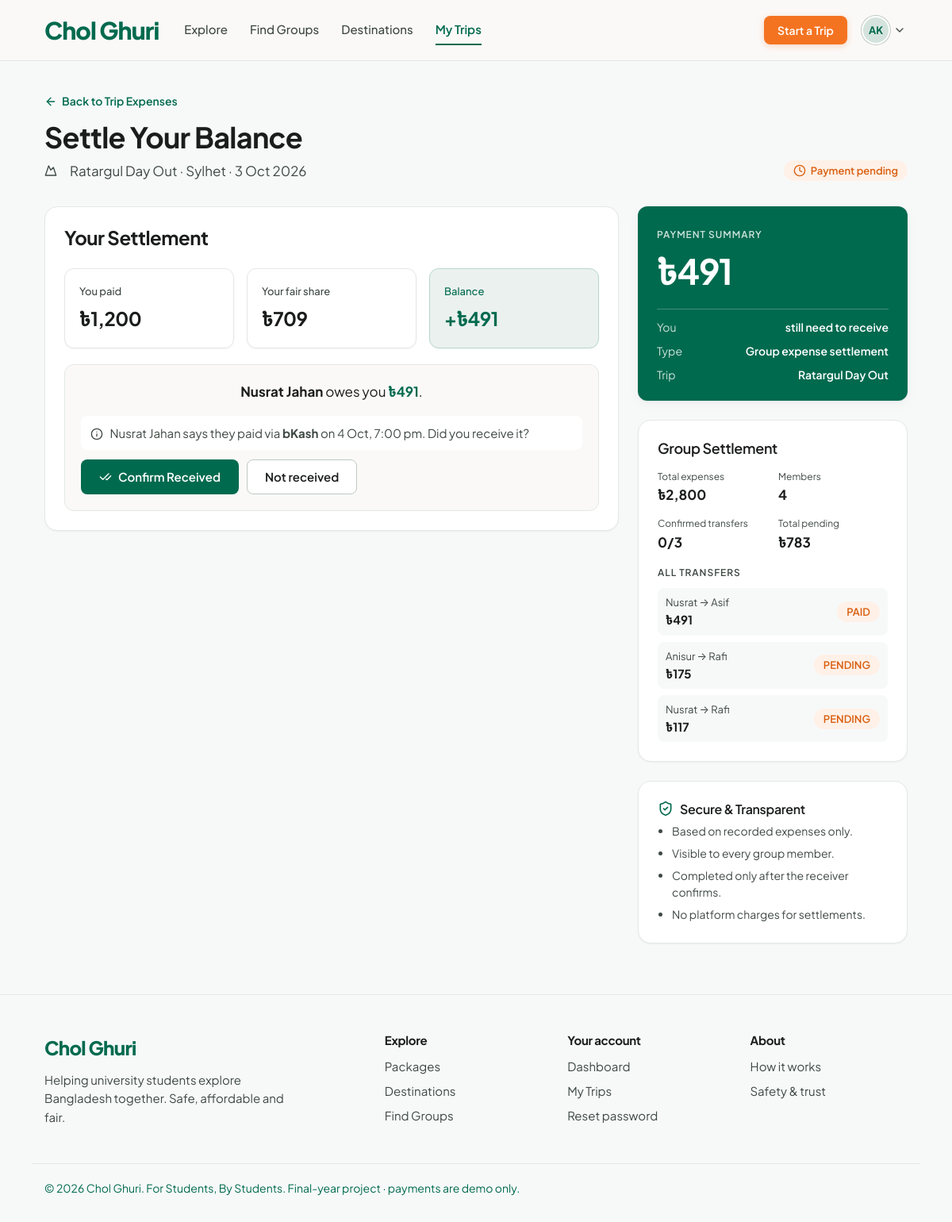
Page /settle.php?group=7 (signed in) on the committed database.
### tables this page shows
CREATE TABLE users (
    id                     INT AUTO_INCREMENT PRIMARY KEY,
    university_id          INT          NULL,              
    full_name              VARCHAR(100) NOT NULL,
    email                  VARCHAR(150) NOT NULL UNIQUE,
    password_hash          VARCHAR(255) NOT NULL,
    role                   ENUM('student','admin') NOT NULL DEFAULT 'student',
    email_verified_at      DATETIME NULL,                  
    verify_token_hash      CHAR(64) NULL,
    verify_token_expires   DATETIME NULL,
    verify_sent_at         DATETIME NULL,
    reset_token_hash       CHAR(64) NULL,
    reset_token_expires    DATETIME NULL,
    remember_token_hash    CHAR(64) NULL,
    remember_token_expires DATETIME NULL,
    is_blocked             TINYINT(1) NOT NULL DEFAULT 0,
    last_login_at          DATETIME NULL,
    created_at             TIMESTAMP NOT NULL DEFAULT CURRENT_TIMESTAMP,

    INDEX (verify_token_hash),
    INDEX (reset_token_hash),
    INDEX (remember_token_hash),
    FOREIGN KEY (university_id) REFERENCES universities(id) ON DELETE SET NULL
);

CREATE TABLE travel_groups (
    id               INT AUTO_INCREMENT PRIMARY KEY,
    package_id       INT          NOT NULL,
    creator_id       INT          NOT NULL,
    title            VARCHAR(150) NOT NULL,
    description      TEXT         NULL,
    start_date       DATE         NOT NULL,
    end_date         DATE         NOT NULL,
    min_members      TINYINT      NOT NULL DEFAULT 2,      
    max_members      TINYINT      NOT NULL,                
    budget_max       DECIMAL(10,2) NULL,
    cost_sharing     ENUM('equal','custom') NOT NULL DEFAULT 'equal',
    university_only  TINYINT(1)   NOT NULL DEFAULT 0,
    gender_rule      ENUM('any','female_only','male_only') NOT NULL DEFAULT 'any',
    status           ENUM('forming','full','confirmed','completed','cancelled') NOT NULL DEFAULT 'forming',
    confirmed_at     DATETIME     NULL,
    completed_at     DATETIME     NULL,
    created_at       TIMESTAMP    NOT NULL DEFAULT CURRENT_TIMESTAMP,

    INDEX (status, start_date),
    FOREIGN KEY (package_id) REFERENCES packages(id),
    FOREIGN KEY (creator_id) REFERENCES users(id) ON DELETE CASCADE,
    CHECK (end_date >= start_date),
    CHECK (min_members >= 1 AND min_members <= max_members)
);

CREATE TABLE destinations (
    id           INT AUTO_INCREMENT PRIMARY KEY,
    name         VARCHAR(100) NOT NULL,
    region       VARCHAR(100) NULL,
    label        VARCHAR(40)  NULL,                   
    description  TEXT         NULL,
    image        VARCHAR(255) NULL,
    is_featured  TINYINT(1)   NOT NULL DEFAULT 0
);

CREATE TABLE settlements (
    id              INT AUTO_INCREMENT PRIMARY KEY,
    group_id        INT           NOT NULL,
    from_user_id    INT           NOT NULL,
    to_user_id      INT           NOT NULL,
    amount          DECIMAL(10,2) NOT NULL,
    status          ENUM('pending','paid','confirmed') NOT NULL DEFAULT 'pending',
    payment_method  ENUM('bkash','nagad','card','cash') NULL,   
    paid_at         DATETIME      NULL,
    confirmed_at    DATETIME      NULL,
    created_at      TIMESTAMP     NOT NULL DEFAULT CURRENT_TIMESTAMP,

    INDEX (group_id, status),
    FOREIGN KEY (group_id)     REFERENCES travel_groups(id) ON DELETE CASCADE,
    FOREIGN KEY (from_user_id) REFERENCES users(id),
    FOREIGN KEY (to_user_id)   REFERENCES users(id),
    CHECK (amount > 0),
    CHECK (from_user_id <> to_user_id)
);

### settle.php (the view, shortened to what the rows shown need)
<?php
$me = require_login();
$groupId = int_param($_GET, 'group');
$group   = get_group($groupId);
$balances  = group_balances($groupId);
$mine      = $balances[(int) $me['id']] ?? ['paid' => 0, 'owed' => 0, 'net' => 0, 'remaining' => 0];
$transfers = group_settlements($groupId);
$myOut = array_filter($transfers, fn($t) => (int) $t['from_user_id'] === (int) $me['id']);
$myIn  = array_filter($transfers, fn($t) => (int) $t['to_user_id'] === (int) $me['id']);
$canAct = $group['status'] === 'confirmed';
$openIn  = array_sum(array_map(fn($t) => $t['status'] === 'confirmed' ? 0 : $t['amount'], $myIn));
$openOut = array_sum(array_map(fn($t) => $t['status'] === 'confirmed' ? 0 : $t['amount'], $myOut));
$myOpen  = $openIn - $openOut;
require_once __DIR__ . '/includes/header.php';
?>
<div class="container">
    <div class="page-head page-head-row">
        <div>
            <h1>Settle Your Balance</h1>
            <p class="meta"><?= icon('mountain', 'icon-sm') ?> <?= e($group['title']) ?> &middot; <?= e($group['destination_name']) ?> &middot; <?= e(date_range($group['start_date'], $group['end_date'])) ?></p>
        </div>
    </div>
    <div class="layout-sidebar">
        <div>
            <section class="card">
                <h2 class="card-section-title">Your Settlement</h2>
                <div class="stat-grid stat-grid-3">
                    <div class="stat"><span>You paid</span><strong><?= money($mine['paid']) ?></strong></div>
                    <div class="stat"><span>Your fair share</span><strong><?= money($mine['owed']) ?></strong></div>
                    <div class="stat stat-highlight <?= $mine['net'] < 0 ? 'is-negative' : '' ?>"><span>Balance</span><strong><?= $mine['net'] > 0 ? '+' : '' ?><?= money($mine['net']) ?></strong></div>
                </div>
                <?php foreach ($myIn as $t): ?>
                    <div class="settle-item">
                        <p class="settle-headline"><strong><?= e($t['from_name']) ?></strong> owes you <strong class="text-primary"><?= money($t['amount']) ?></strong>.</p>
                        <?php if ($t['status'] === 'pending'): ?>
                            <p class="settle-state"><?= icon('clock', 'icon-sm') ?> Waiting for <?= e($t['from_name']) ?> to pay and mark it as paid.</p>
                        <?php elseif ($t['status'] === 'paid'): ?>
                            <p class="settle-state"><?= icon('info', 'icon-sm') ?> <?= e($t['from_name']) ?> says they paid via <strong><?= e(PAYMENT_METHOD_LABELS[$t['payment_method']] ?? '') ?></strong> on <?= date('j M, g:i a', strtotime($t['paid_at'])) ?>. Did you receive it?</p>
                            <?php if ($canAct): ?>
                                <div class="btn-row">
                                    <form method="post"><?= csrf_field() ?><input type="hidden" name="action" value="confirm"><input type="hidden" name="settlement_id" value="<?= $t['id'] ?>">
                                        <button class="btn btn-primary" type="submit"><?= icon('check-check', 'icon-sm') ?> Confirm Received</button></form>
                                    <form method="post" data-confirm="Mark as NOT received? The transfer goes back to pending.">
                                        <button class="btn btn-light" type="submit">Not received</button></form>
                                </div>
                            <?php endif; ?>
                        <?php else: ?>
                            <p class="settle-state ok"><?= icon('circle-check', 'icon-sm') ?> Received and confirmed.</p>
                        <?php endif; ?>
                    </div>
                <?php endforeach; ?>
            </section>
        </div>
        <aside>
            <section class="summary-green">
                <span class="section-label">Payment summary</span>
                <strong class="summary-amount"><?= money(abs($myOpen)) ?></strong>
                <dl>
                    <div><dt>You</dt><dd><?= $myOpen < 0 ? 'still need to pay' : ($myOpen > 0 ? 'still need to receive' : 'are fully settled') ?></dd></div>
                    <div><dt>Type</dt><dd>Group expense settlement</dd></div>
                    <div><dt>Trip</dt><dd><?= e($group['title']) ?></dd></div>
                </dl>
            </section>
            <section class="card">
                <h2 class="card-title">Group Settlement</h2>
                <?php foreach ($transfers as $t): ?>
                    <div class="mini-transfer">
                        <span><?= e(explode(' ', $t['from_name'])[0]) ?> &rarr; <?= e(explode(' ', $t['to_name'])[0]) ?><strong><?= money($t['amount']) ?></strong></span>
                        <span class="badge <?= $t['status'] === 'confirmed' ? '' : 'badge-accent' ?>"><?= e(strtoupper($t['status'])) ?></span>
                    </div>
                <?php endforeach; ?>
            </section>
        </aside>
    </div>
</div>
<?php require_once __DIR__ . '/includes/footer.php'; ?>

### includes/functions.php (shortened to what the rows shown need)
<?php
function e(?string $text): string
{
    return htmlspecialchars($text ?? '', ENT_QUOTES, 'UTF-8');
}
function money(float|int|string|null $amount): string
{
    $value = round((float) $amount);
    return ($value < 0 ? '-' : '') . '৳' . number_format(abs($value));
}
function int_param(array $source, string $key): int
{
    return isset($source[$key]) && is_numeric($source[$key]) ? (int) $source[$key] : 0;
}
function date_range(string $start, string $end): string
{
    $s = strtotime($start);
    $f = strtotime($end);
    if ($start === $end) {
        return date('j M Y', $s);
    }
    return date('j M', $s) . ' – ' . date('j M Y', $f);
}
function icon(string $name, string $class = ''): string
{
    static $cache = [];
    if (!isset($cache[$name])) {
        $file = __DIR__ . '/../assets/icons/' . basename($name) . '.svg';
        $svg  = is_file($file) ? file_get_contents($file) : '';
        $svg  = trim(preg_replace('//s', '', $svg));
        $svg  = preg_replace_callback('/^<svg[^>]*>/', function ($m) {
            return preg_replace('/\s(width|height|class)="[^"]*"/', '', $m[0]);
        }, $svg);
        $cache[$name] = $svg;
    }
    $classes = trim('icon ' . $class);
    return str_replace('<svg', '<svg class="' . e($classes) . '" aria-hidden="true"', $cache[$name]);
}
function initials(string $name): string
{
    $parts = preg_split('/\s+/', trim($name));
    $first = mb_substr($parts[0] ?? '', 0, 1);
    $last  = count($parts) > 1 ? mb_substr(end($parts), 0, 1) : '';
    return mb_strtoupper($first . $last);
}
function avatar(?string $photo, string $name, string $size = 'md'): string
{
    return '<span class="avatar avatar-' . e($size) . ' avatar-initials" aria-label="' . e($name) . '">' . e(initials($name)) . '</span>';
}

### rows in the picture
users: full_name "AK", id "৳1,200", id "৳709", id "৳491"
travel_groups: title "Ratargul Day Out", destinations.name "Sylhet", date_range($group['start_date'], $group['end_date']) "3 Oct 2026"
settlements: from_user.full_name "Nusrat Jahan", amount "৳491", payment_method "bKash", paid_at "4 Oct, 7:00 pm", money(abs($myOpen)) "৳491", from_user.full_name "Nusrat", to_user.full_name "Asif", status "PAID"
settlements: from_user.full_name "Anisur", to_user.full_name "Rafi", amount "৳175", status "PENDING"
settlements: from_user.full_name "Nusrat", to_user.full_name "Rafi", amount "৳117", status "PENDING"

### other values in the picture
APP_NAME "Chol Ghuri"
$label "Explore"
$label "Find Groups"
$label "Destinations"
$label "My Trips"
money($totalExpenses) "৳2,800"
count($balances) "4"
$confirmed "0"
count($transfers) "3"
money($pendingAmount) "৳783"
